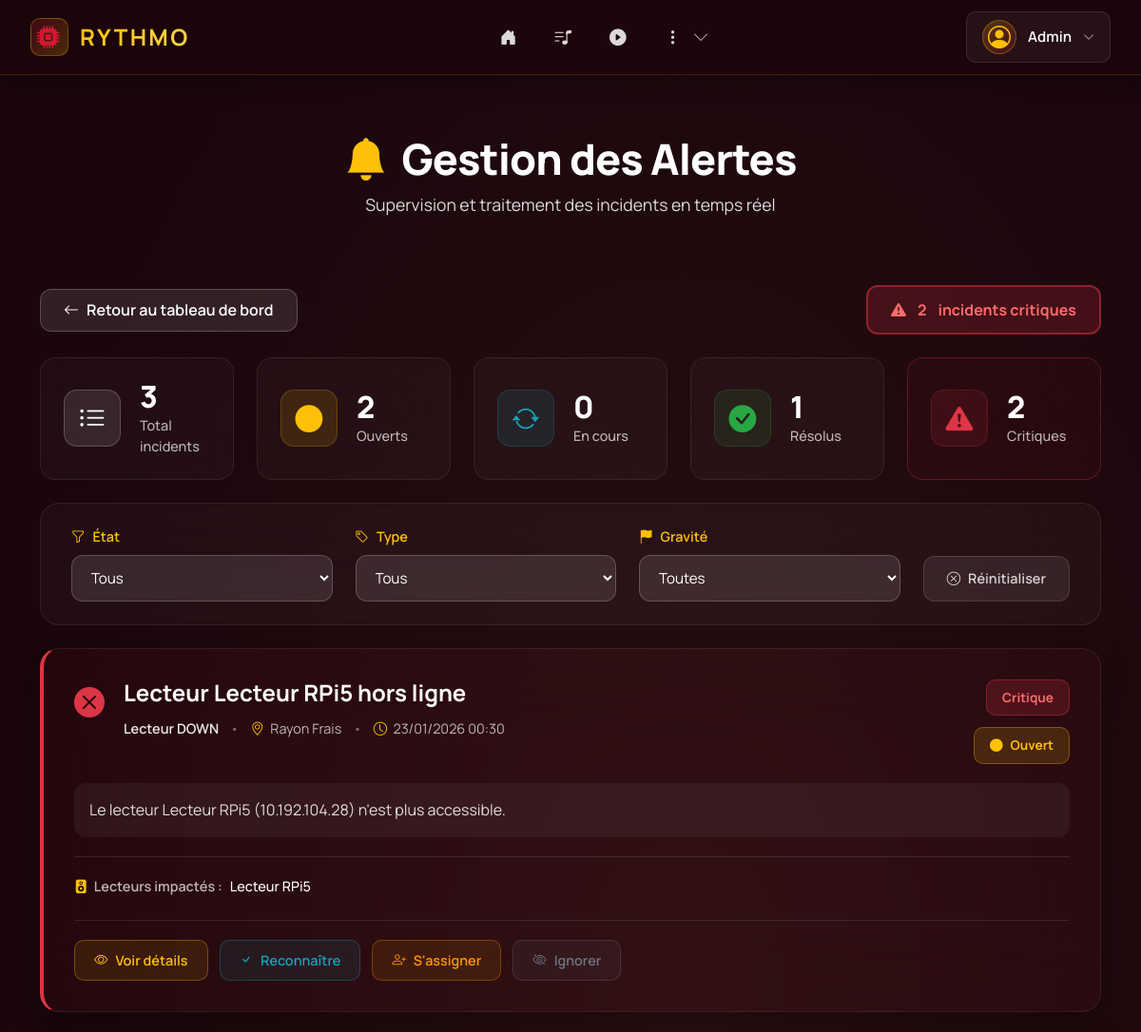
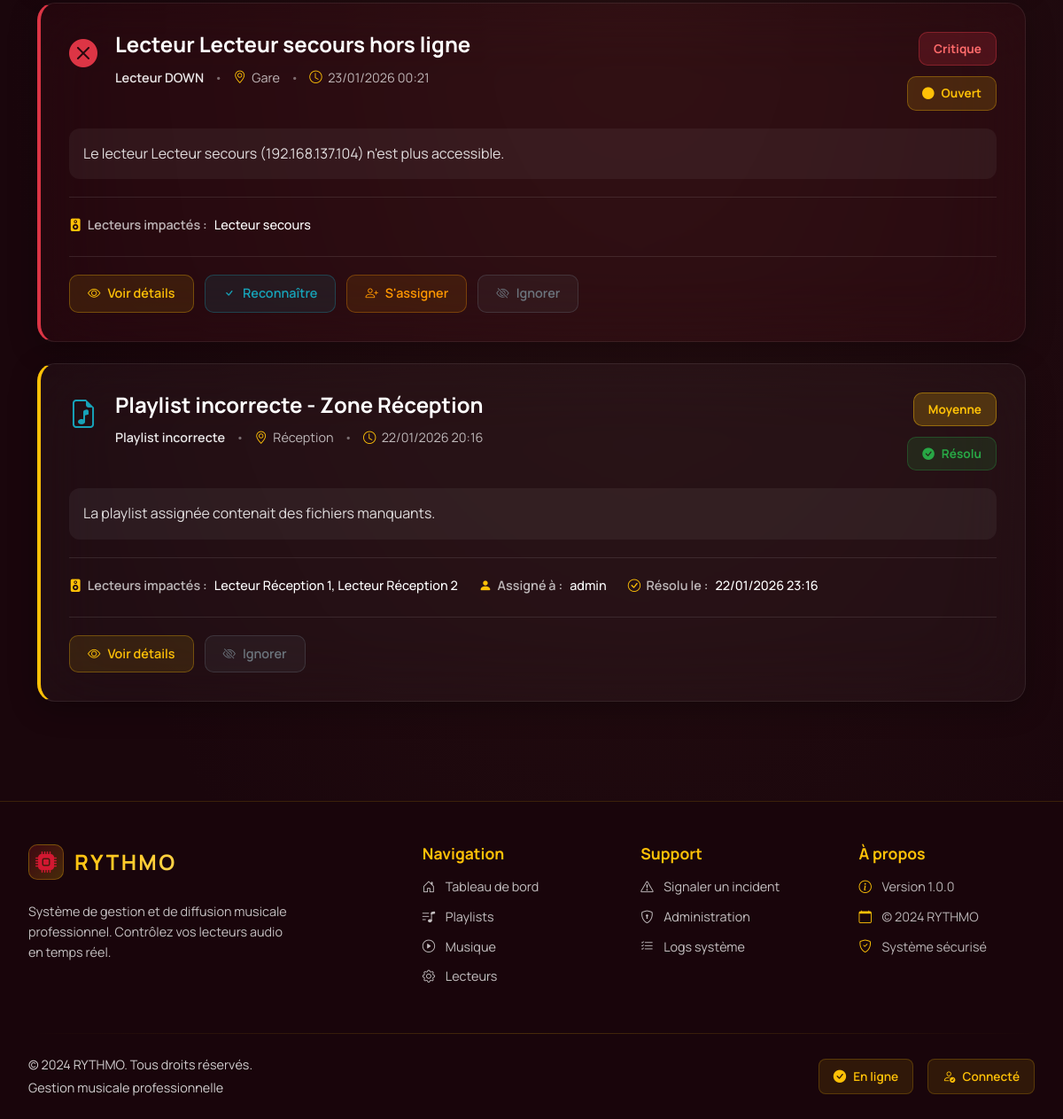
The page /alertes/ (signed in) on the database its author committed (2 pictures, top to bottom).
### tables this page shows
CREATE TABLE Utilisateur(
   id_utilisateur INTEGER PRIMARY KEY AUTOINCREMENT,
   nom_utilisateur VARCHAR(50) UNIQUE,
   motdepasse VARCHAR(128),
   role VARCHAR(50),
   prenom VARCHAR(50),
   nom VARCHAR(50),
   age INTEGER,
   email VARCHAR(100) UNIQUE,
   login_attempts INTEGER DEFAULT 0,
   block_until DATETIME,
   last_login DATETIME
);

CREATE TABLE Lecteur(
   id_lecteur INTEGER PRIMARY KEY AUTOINCREMENT,
   nom_lecteur VARCHAR(50) NOT NULL UNIQUE,
   adresseIP VARCHAR(50) UNIQUE,
   etat_lecteur VARCHAR(50) DEFAULT 'Hors ligne',
   emplacement VARCHAR(50),
   derniere_synchro DATETIME,
   adresse_lecteur VARCHAR(50),
   id_organisation INTEGER NOT NULL,
   playlist_active_id INTEGER, 
   volume INTEGER DEFAULT 80,
   alerte_active BOOLEAN DEFAULT 0,
   FOREIGN KEY(id_organisation) REFERENCES Organisation(id_organisation),
   FOREIGN KEY(playlist_active_id) REFERENCES Playlist(id_playlist)
);

### app/controllers/AlertesController.py (the view)
@alertes_bp.route("/", methods=['GET'])
@reqlogged
def alertes():
    role = session.get("role", "utilisateur")
    username = session.get("username", "user")
    all_incidents = get_incidents()
    filtre_etat = request.args.get('etat', 'tous')
    if filtre_etat != 'tous':
        all_incidents = [inc for inc in all_incidents if inc['etat'] == filtre_etat]
    filtre_type = request.args.get('type', 'tous')
    if filtre_type != 'tous':
        all_incidents = [inc for inc in all_incidents if inc['type'] == filtre_type]
    filtre_gravite = request.args.get('gravite', 'tous')
    if filtre_gravite != 'tous':
        all_incidents = [inc for inc in all_incidents if inc['gravite'] == filtre_gravite]
    all_incidents.sort(key=lambda x: (
        GRAVITES[x['gravite']]['ordre'],
        x['debut']
    ), reverse=True)
    stats = {
        'total': len(get_incidents()),
        'ouverts': len([i for i in get_incidents() if i['etat'] == 'ouvert']),
        'en_cours': len([i for i in get_incidents() if i['etat'] == 'en_cours']),
        'resolus': len([i for i in get_incidents() if i['etat'] == 'resolu']),
        'critiques': len([i for i in get_incidents() if i['gravite'] == 'critique' and i['etat'] != 'resolu'])
    }
    metadata = {"title": "Gestion des Alertes", "pagename": "alertes"}
    return render_template(
        "alertes.html",
        metadata=metadata,
        incidents=all_incidents,
        incident_types=INCIDENT_TYPES,
        gravites=GRAVITES,
        stats=stats,
        role=role,
        username=username
    )

### app/templates/alertes.html (shortened to what this page needs)
{% extends 'layout.html' %}
{% block content %}
<div class="alertes-hero">
  <div class="container">
    <h1><i class="bi bi-bell-fill"></i> Gestion des Alertes</h1>
    <p>Supervision et traitement des incidents en temps réel</p>
  </div>
</div>
<div class="container mt-4 pb-5">
  <div class="alertes-actions mb-4">
    <a href="{{ url_for('index') }}" class="btn btn-rythmo-back">
      <i class="bi bi-arrow-left"></i> Retour au tableau de bord
    </a>
    <div class="alertes-badge-critical" id="criticalBadge" style="display: none;">
      <i class="bi bi-exclamation-triangle-fill"></i>
      <span id="criticalCount">0</span> incidents critiques
    </div>
  </div>
  <div class="alertes-stats mb-4">
    <div class="stat-card-alerte">
      <div class="stat-icon-alerte stat-icon-total">
        <i class="bi bi-list-ul"></i>
      </div>
      <div class="stat-content">
        <div class="stat-value">{{ stats.total }}</div>
        <div class="stat-label">Total incidents</div>
      </div>
    </div>
    <div class="stat-card-alerte">
      <div class="stat-icon-alerte stat-icon-open">
        <i class="bi bi-circle-fill"></i>
      </div>
      <div class="stat-content">
        <div class="stat-value">{{ stats.ouverts }}</div>
        <div class="stat-label">Ouverts</div>
      </div>
    </div>
    <div class="stat-card-alerte">
      <div class="stat-icon-alerte stat-icon-progress">
        <i class="bi bi-arrow-repeat"></i>
      </div>
      <div class="stat-content">
        <div class="stat-value">{{ stats.en_cours }}</div>
        <div class="stat-label">En cours</div>
      </div>
    </div>
    <div class="stat-card-alerte">
      <div class="stat-icon-alerte stat-icon-resolved">
        <i class="bi bi-check-circle-fill"></i>
      </div>
      <div class="stat-content">
        <div class="stat-value">{{ stats.resolus }}</div>
        <div class="stat-label">Résolus</div>
      </div>
    </div>
    <div class="stat-card-alerte stat-card-critical">
      <div class="stat-icon-alerte stat-icon-critical">
        <i class="bi bi-exclamation-triangle-fill"></i>
      </div>
      <div class="stat-content">
        <div class="stat-value">{{ stats.critiques }}</div>
        <div class="stat-label">Critiques</div>
      </div>
    </div>
  </div>
  <div class="alertes-filters mb-4">
    <div class="filter-group">
      <label class="filter-label">
        <i class="bi bi-funnel"></i> État
      </label>
      <select class="filter-select" id="filterEtat">
        <option value="tous" {% if request.args.get('etat') == 'tous' or not request.args.get('etat') %}selected{% endif %}>Tous</option>
      </select>
    </div>
    <div class="filter-group">
      <label class="filter-label">
        <i class="bi bi-tag"></i> Type
      </label>
      <select class="filter-select" id="filterType">
        <option value="tous" {% if request.args.get('type') == 'tous' or not request.args.get('type') %}selected{% endif %}>Tous</option>
      </select>
    </div>
    <div class="filter-group">
      <label class="filter-label">
        <i class="bi bi-flag-fill"></i> Gravité
      </label>
      <select class="filter-select" id="filterGravite">
        <option value="tous" {% if request.args.get('gravite') == 'tous' or not request.args.get('gravite') %}selected{% endif %}>Toutes</option>
      </select>
    </div>
    <button class="btn-filter-reset" onclick="resetFilters()">
      <i class="bi bi-x-circle"></i> Réinitialiser
    </button>
  </div>
  <div class="incidents-list">
    {% if incidents %}
      {% for incident in incidents %}
        <div class="incident-card incident-{{ incident.etat }} incident-gravite-{{ incident.gravite }}"
             data-etat="{{ incident.etat }}"
             data-type="{{ incident.type }}"
             data-gravite="{{ incident.gravite }}">
          <div class="incident-header">
            <div class="incident-header-left">
              <div class="incident-type-icon" style="color: {{ incident_types[incident.type].couleur }}">
                <i class="bi {{ incident_types[incident.type].icone }}"></i>
              </div>
              <div class="incident-main-info">
                <h3 class="incident-titre">{{ incident.titre }}</h3>
                <div class="incident-meta">
                  <span class="incident-type">{{ incident_types[incident.type].nom }}</span>
                  <span class="meta-separator">•</span>
                  <span class="incident-zone">
                    <i class="bi bi-geo-alt"></i> {{ incident.zone_impactee }}
                  </span>
                  <span class="meta-separator">•</span>
                  <span class="incident-date">
                    <i class="bi bi-clock"></i> {{ incident.debut.strftime('%d/%m/%Y %H:%M') if incident.debut else 'N/A' }}
                  </span>
                </div>
              </div>
            </div>
            <div class="incident-header-right">
              <div class="incident-gravite-badge gravite-{{ incident.gravite }}">
                {{ gravites[incident.gravite].nom }}
              </div>
              <div class="incident-etat-badge etat-{{ incident.etat }}">
                {% if incident.etat == 'ouvert' %}
                  <i class="bi bi-circle-fill"></i> Ouvert
                {% elif incident.etat == 'en_cours' %}
                  <i class="bi bi-arrow-repeat"></i> En cours
                {% elif incident.etat == 'resolu' %}
                  <i class="bi bi-check-circle-fill"></i> Résolu
                {% elif incident.etat == 'ignore' %}
                  <i class="bi bi-eye-slash-fill"></i> Ignoré
                {% endif %}
              </div>
            </div>
          </div>
          <div class="incident-description">
            {{ incident.description }}
          </div>
          <div class="incident-details">
            <div class="detail-item">
              <span class="detail-label"><i class="bi bi-speaker-fill"></i> Lecteurs impactés :</span>
              <span class="detail-value">{{ incident.lecteurs_impactes|join(', ') }}</span>
            </div>
            {% if incident.assigne_a %}
            <div class="detail-item">
              <span class="detail-label"><i class="bi bi-person-fill"></i> Assigné à :</span>
              <span class="detail-value">{{ incident.assigne_a }}</span>
            </div>
            {% endif %}
            {% if incident.resolu_le %}
            <div class="detail-item">
              <span class="detail-label"><i class="bi bi-check-circle"></i> Résolu le :</span>
              <span class="detail-value">{{ incident.resolu_le.strftime('%d/%m/%Y %H:%M') }}</span>
            </div>
            {% endif %}
          </div>
          <div class="incident-actions">
            <a href="{{ url_for('alertes.alerte_detail', incident_id=incident.id) }}"
               class="btn-incident-action btn-view">
              <i class="bi bi-eye"></i> Voir détails
            </a>
            {% if incident.etat == 'ouvert' %}
              <button class="btn-incident-action btn-acknowledge"
                      data-incident-id="{{ incident.id }}"
                      data-action="reconnaitre">
                <i class="bi bi-check"></i> Reconnaître
              </button>
              <button class="btn-incident-action btn-assign"
                      data-incident-id="{{ incident.id }}"
                      data-action="assigner">
                <i class="bi bi-person-plus"></i> S'assigner
              </button>
            {% elif incident.etat == 'en_cours' %}
              <button class="btn-incident-action btn-resolve"
                      data-incident-id="{{ incident.id }}"
                      data-action="resoudre">
                <i class="bi bi-check-circle"></i> Résoudre
              </button>
            {% endif %}
            {% if incident.etat != 'ignore' %}
              <button class="btn-incident-action btn-ignore"
                      data-incident-id="{{ incident.id }}"
                      data-action="ignorer">
                <i class="bi bi-eye-slash"></i> Ignorer
              </button>
            {% endif %}
          </div>
        </div>
      {% endfor %}
    {% endif %}
  </div>
</div>
{% endblock %}

### app/templates/includes/nav.html (shortened to what this page needs)
{% if current_user %}
<nav class="navbar-modern fixed-top navbar-expand-lg">
  <div class="navbar-container">
    <div class="navbar-brand-section">
      <a class="navbar-brand-modern" href="{{ url_for('index') }}">
        <div class="brand-icon-wrapper">
          <i class="bi bi-cpu-fill"></i>
        </div>
        <span class="brand-text">RYTHMO</span>
      </a>
      <div class="music-visualizer" id="music-bar">
      </div>
    </div>
    <div class="navbar-nav-section">
      <div class="collapse navbar-collapse-modern" id="navbarNav">
        <ul class="navbar-nav-modern">
          <li class="nav-item-modern">
            <a class="nav-link-modern nav-link-icon-only" href="{{ url_for('index') }}">
              <i class="bi bi-house-door-fill"></i>
            </a>
          </li>
          <li class="nav-item-modern">
            <a class="nav-link-modern nav-link-icon-only" href="{{ url_for('playlist.playlists') }}">
              <i class="bi bi-music-note-list"></i>
            </a>
          </li>
          <li class="nav-item-modern">
            <a class="nav-link-modern nav-link-icon-only" href="{{ url_for('musique.musique') }}">
              <i class="bi bi-play-circle-fill"></i>
            </a>
          </li>
          {% if current_user.role in ["admin", "superviseur"] or current_user.role == "admin" %}
          <li class="nav-item-modern nav-item-dropdown">
            <button class="nav-link-modern nav-link-icon-only nav-more-btn" type="button" data-bs-toggle="dropdown" aria-expanded="false">
              <i class="bi bi-three-dots-vertical"></i>
              <i class="bi bi-chevron-down nav-dropdown-arrow"></i>
            </button>
          </li>
          {% endif %}
        </ul>
      </div>
    </div>
    <div class="navbar-user-section">
      <div class="user-dropdown">
        <button class="user-menu-trigger" type="button" data-bs-toggle="dropdown" aria-expanded="false">
          <div class="user-avatar-nav">
            <i class="bi bi-person-circle"></i>
          </div>
          <span class="username-text d-none d-lg-inline">{{ current_user.username }}</span>
          <i class="bi bi-chevron-down dropdown-arrow"></i>
        </button>
      </div>
    </div>
  </div>
</nav>
{% endif %}

### rows shown on the page
Utilisateur: username "Admin", titre "Playlist incorrecte - Zone Réception", incident_types "Playlist incorrecte", zone_impactee "Réception", debut "22/01/2026 20:16", gravites "Moyenne", shows "Résolu", description "La playlist assignée contenait des fichiers manquants.", lecteurs_impactes "Lecteur Réception 1, Lecteur Réception 2", assigne_a "admin", resolu_le "22/01/2026 23:16"
Lecteur: titre "Lecteur Lecteur RPi5 hors ligne", incident_types "Lecteur DOWN", zone_impactee "Rayon Frais", debut "23/01/2026 00:30", gravites "Critique", shows "Ouvert", description "Le lecteur Lecteur RPi5 (10.192.104.28) n'est plus accessible.", lecteurs_impactes "Lecteur RPi5"
Lecteur: titre "Lecteur Lecteur secours hors ligne", incident_types "Lecteur DOWN", zone_impactee "Gare", debut "23/01/2026 00:21", gravites "Critique", shows "Ouvert", description "Le lecteur Lecteur secours (192.168.137.104) n'est plus accessible.", lecteurs_impactes "Lecteur secours"

### other values the page prints
{{ stats.total }} "3"
{{ stats.ouverts }} "2"
{{ stats.en_cours }} "0"
{{ stats.resolus }} "1"
{{ stats.critiques }} "2"
